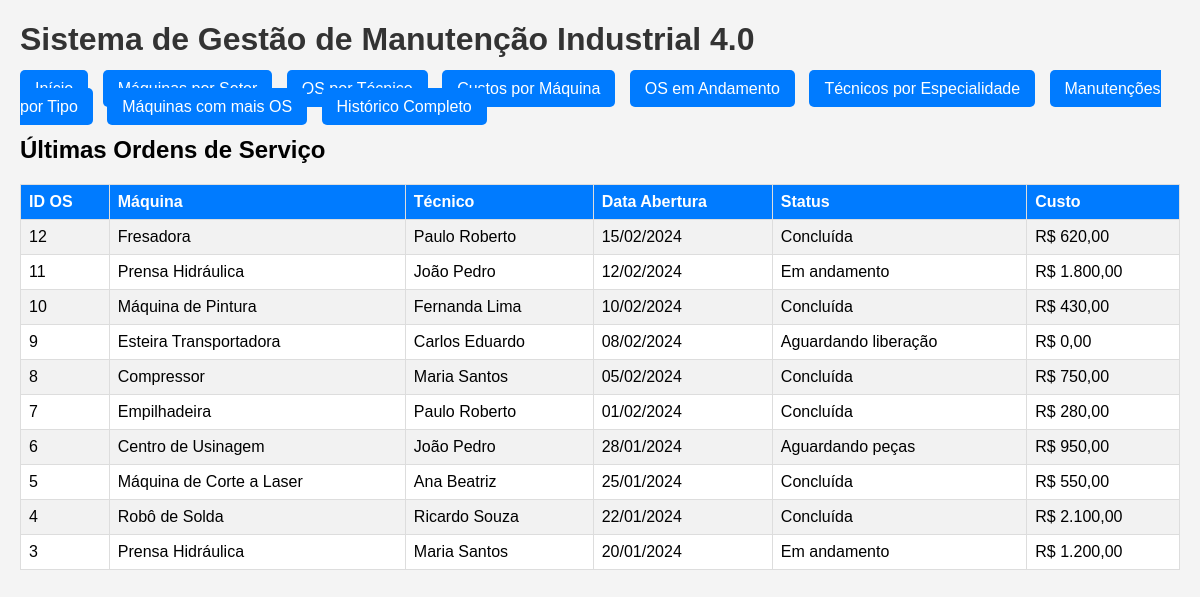
The app's page /GestaoManutencaoIndustrial/index.php with its own data.
### tables this page shows
CREATE TABLE `ordens_servico` (
  `id_os` int(11) NOT NULL,
  `id_maquina` int(11) DEFAULT NULL,
  `id_tecnico` int(11) DEFAULT NULL,
  `data_abertura` date DEFAULT NULL,
  `data_conclusao` date DEFAULT NULL,
  `tipo_manutencao` varchar(30) DEFAULT NULL,
  `descricao_problema` text DEFAULT NULL,
  `custo` decimal(10,2) DEFAULT NULL,
  `status_os` varchar(20) DEFAULT NULL
);

CREATE TABLE `maquinas` (
  `id_maquina` int(11) NOT NULL,
  `nome_maquina` varchar(100) NOT NULL,
  `modelo` varchar(50) DEFAULT NULL,
  `data_aquisicao` date DEFAULT NULL,
  `id_setor` int(11) DEFAULT NULL,
  `status` varchar(20) DEFAULT 'Ativa'
);

CREATE TABLE `tecnicos` (
  `id_tecnico` int(11) NOT NULL,
  `nome_tecnico` varchar(100) NOT NULL,
  `especialidade` varchar(50) DEFAULT NULL,
  `telefone` varchar(20) DEFAULT NULL,
  `data_contratacao` date DEFAULT NULL
);

### GestaoManutencaoIndustrial/index.php (the view, shortened to what this page needs)
<!DOCTYPE html>
<html lang="pt-br">
<head>
</head>
<body>
    <h1>Sistema de Gestão de Manutenção Industrial 4.0</h1>
    <div class="menu">
        <a href="index.php">Início</a>
        <a href="relatorio1.php">Máquinas por Setor</a>
        <a href="relatorio2.php">OS por Técnico</a>
        <a href="relatorio3.php">Custos por Máquina</a>
        <a href="relatorio4.php">OS em Andamento</a>
        <a href="relatorio5.php">Técnicos por Especialidade</a>
        <a href="relatorio6.php">Manutenções por Tipo</a>
        <a href="relatorio7.php">Máquinas com mais OS</a>
        <a href="relatorio8.php">Histórico Completo</a>
    </div>
    <h2>Últimas Ordens de Serviço</h2>
    <?php
    include 'conexao.php';
    $sql = "SELECT os.id_os, m.nome_maquina, t.nome_tecnico,
                   os.data_abertura, os.status_os, os.custo
            FROM ordens_servico os
            INNER JOIN maquinas m ON os.id_maquina = m.id_maquina
            INNER JOIN tecnicos t ON os.id_tecnico = t.id_tecnico
            ORDER BY os.data_abertura DESC
            LIMIT 10";
    $result = $conn->query($sql);
    if ($result->num_rows > 0) {
        echo "<table>";
        echo "<tr><th>ID OS</th><th>Máquina</th><th>Técnico</th><th>Data Abertura</th><th>Status</th><th>Custo</th></tr>";
        while($row = $result->fetch_assoc()) {
            echo "<tr>";
            echo "<td>" . $row['id_os'] . "</td>";
            echo "<td>" . $row['nome_maquina'] . "</td>";
            echo "<td>" . $row['nome_tecnico'] . "</td>";
            echo "<td>" . date('d/m/Y', strtotime($row['data_abertura'])) . "</td>";
            echo "<td>" . $row['status_os'] . "</td>";
            echo "<td>R$ " . number_format($row['custo'], 2, ',', '.') . "</td>";
            echo "</tr>";
        }
        echo "</table>";
    } else {
        echo "Nenhum registro encontrado.";
    }
    ?>
</body>
</html>

### GestaoManutencaoIndustrial/index.php (style rules this page uses)
body { font-family: Arial; margin: 20px; background: #f4f4f4; }
h1 { color: #333; }
.menu { margin: 20px 0; }
.menu a { padding: 10px 15px; background: #007bff; color: white; text-decoration: none; margin-right: 10px; border-radius: 5px; }
table { width: 100%; border-collapse: collapse; margin-top: 20px; background: white; }
th, td { border: 1px solid #ddd; padding: 8px; text-align: left; }
th { background: #007bff; color: white; }
tr:nth-child(even) { background: #f2f2f2; }

### records on screen
ordens_servico: id_os "12", id_maquina.nome_maquina "Fresadora", id_tecnico.nome_tecnico "Paulo Roberto", data_abertura "15/02/2024", status_os "Concluída", custo "620,00"
ordens_servico: id_os "11", id_maquina.nome_maquina "Prensa Hidráulica", id_tecnico.nome_tecnico "João Pedro", data_abertura "12/02/2024", status_os "Em andamento", custo "1.800,00"
ordens_servico: id_os "10", id_maquina.nome_maquina "Máquina de Pintura", id_tecnico.nome_tecnico "Fernanda Lima", data_abertura "10/02/2024", status_os "Concluída", custo "430,00"
ordens_servico: id_os "9", id_maquina.nome_maquina "Esteira Transportadora", id_tecnico.nome_tecnico "Carlos Eduardo", data_abertura "08/02/2024", status_os "Aguardando liberação", custo "0,00"
ordens_servico: id_os "8", id_maquina.nome_maquina "Compressor", id_tecnico.nome_tecnico "Maria Santos", data_abertura "05/02/2024", status_os "Concluída", custo "750,00"
ordens_servico: id_os "7", id_maquina.nome_maquina "Empilhadeira", id_tecnico.nome_tecnico "Paulo Roberto", data_abertura "01/02/2024", status_os "Concluída", custo "280,00"
ordens_servico: id_os "6", id_maquina.nome_maquina "Centro de Usinagem", id_tecnico.nome_tecnico "João Pedro", data_abertura "28/01/2024", status_os "Aguardando peças", custo "950,00"
ordens_servico: id_os "5", id_maquina.nome_maquina "Máquina de Corte a Laser", id_tecnico.nome_tecnico "Ana Beatriz", data_abertura "25/01/2024", status_os "Concluída", custo "550,00"
ordens_servico: id_os "4", id_maquina.nome_maquina "Robô de Solda", id_tecnico.nome_tecnico "Ricardo Souza", data_abertura "22/01/2024", status_os "Concluída", custo "2.100,00"
ordens_servico: id_os "3", id_maquina.nome_maquina "Prensa Hidráulica", id_tecnico.nome_tecnico "Maria Santos", data_abertura "20/01/2024", status_os "Em andamento", custo "1.200,00"
